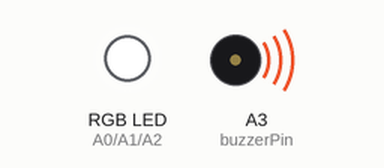
Simulated run of this sketch. Board: Arduino Uno, built with avr-gcc and run on an emulated ATmega328P. On the bench: an RGB LED mixed from three pins (HIGH = lit), buzzer (waves = sounding). Random numbers use the default seed unless the sketch sets one.

Above: at 0.1 s.
At 4.6 s:
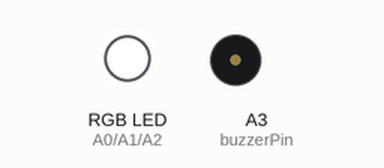
At 9.6 s:
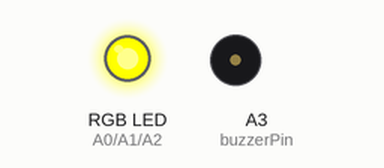
At 19.6 s:
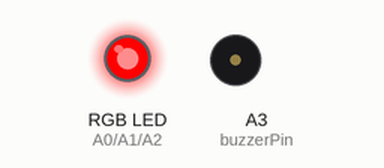
At 29.1 s:
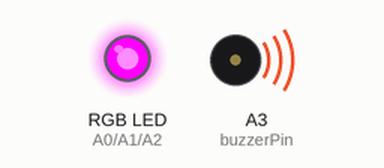
At 39.1 s:
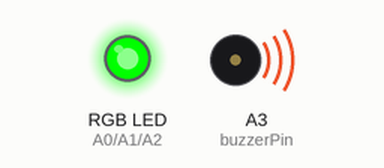
Timing chart, 0 to 40.0 s (numbered marks = the images above):
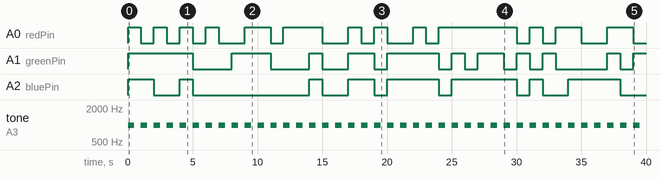

Measured:
- by itself, A0 (redPin): LOW → HIGH at 0.00 s, → LOW 1.0 s later, → HIGH 1.0 s later, → LOW 1.0 s later, … (26 changes in this stretch)
- by itself, A1 (greenPin): LOW → HIGH at 0.00 s, → LOW 5.0 s later, → HIGH 3.0 s later, → LOW 3.0 s later, … (21 changes in this stretch)
- by itself, A2 (bluePin): LOW → HIGH at 0.00 s, → LOW 2.0 s later, → HIGH 2.0 s later, → LOW 1.0 s later, … (16 changes in this stretch)
- by itself, tone on A3 (buzzerPin): alternates 1000 Hz for 0.50 s and silent for 0.50 s

The sketch:

LCDAssistant.exe.ino
```cpp
// Pin assignments
const int buzzerPin = A3;
const int redPin = A0;
const int greenPin = A1;
const int bluePin = A2;

// Delay between each blink
const int blinkDelay = 500;

// Tone frequency for the buzzer
const int buzzerFrequency = 1000;

void setup() {
  // Set pin modes
  pinMode(buzzerPin, OUTPUT);
  pinMode(redPin, OUTPUT);
  pinMode(greenPin, OUTPUT);
  pinMode(bluePin, OUTPUT);
}

void loop() {
  // Generate a random color
  int redValue = random(256);
  int greenValue = random(256);
  int blueValue = random(256);

  // Set the RGB LED color
  analogWrite(redPin, redValue);
  analogWrite(greenPin, greenValue);
  analogWrite(bluePin, blueValue);

  // Turn on the buzzer
  tone(buzzerPin, buzzerFrequency);

  // Delay for the specified time
  delay(blinkDelay);

  // Turn off the buzzer
  noTone(buzzerPin);

  // Delay for the specified time
  delay(blinkDelay);
}
```
